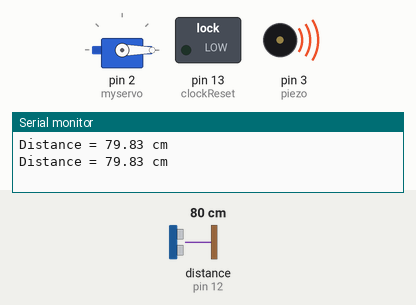
This sketch was run on a simulated Arduino Uno, built with avr-gcc and run on an emulated ATmega328P. Parts: servo, switched loads named in the sketch (green lamp = pin HIGH), buzzer (waves = sounding), the last lines printed to the serial monitor. Wiring (inferred from the names in the program): ultrasonic range finder: trigger pin 11; echo pin 12. Inputs (shaded band) come from the test bench; at power-on: distance to the obstacle (sensor on pin 12) 80 cm. The echo pulse lasts 58.3 µs per cm; pins used as bus, display or sensor lines are not drawn.

Above: at 1.8 s.
1.9 s: distance to the obstacle (sensor on pin 12) set to 65 cm
5.4 s: distance to the obstacle (sensor on pin 12) set to 58 cm
At 5.7 s:
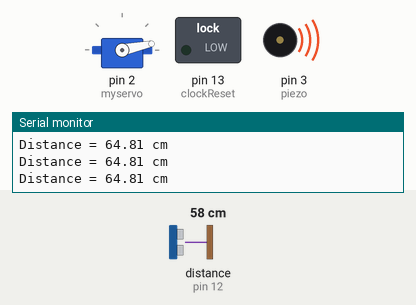
8.3 s: distance to the obstacle (sensor on pin 12) set to 120 cm
At 11.75 s:
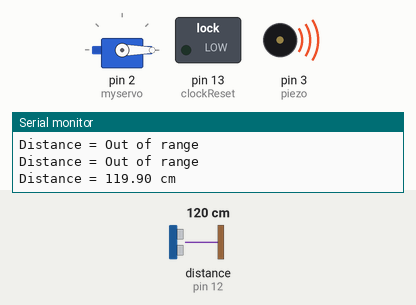
Timing chart, 0 to 17.8 s (numbered marks = the images above; inputs shaded):
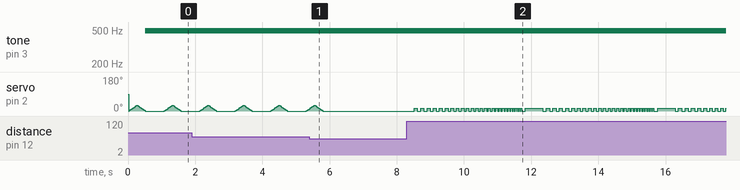

Measured:
- the behaviour switches between 61 and 60 cm on distance to the obstacle (sensor on pin 12) (found by bisection; images 0 and 1)
- after the input at 5.4 s, servo on pin 2 (myservo): goes on until 5.8 s, then stays 0°
- after the input at 8.3 s, servo on pin 2 (myservo): 0° → 15° after 0.22 s, then moves between 0° and 15°, repeating every 3.9 s

The sketch:

code.ino
```cpp
#include <NewPing.h>//  HC-SR04-NewPing.ino
int trigPin = 11;
int echoPin = 12;
int piezo = 3;
int clockpin1 = 9;
int clockpin2 = 8;
int clockReset = 13;
long duration, cm, inches;
#define TRIGGER_PIN  11
#define ECHO_PIN     12
#define MAX_DISTANCE 400
NewPing sonar(TRIGGER_PIN, ECHO_PIN, MAX_DISTANCE);
float distance;
int s4counter=0;
#include <Servo.h>
Servo myservo;
int servpos = 0;
int s2counter = 0;
int pval1 = 2;// the val sent to pwm piezo
int pval2 = 1;//how many points the piezo shifts by

void setup() {
  Serial.begin (9600);
  myservo.attach(2);
  pinMode(trigPin, OUTPUT);
  pinMode(echoPin, INPUT);
  pinMode(clockpin1, OUTPUT);
  pinMode(clockpin2, OUTPUT);
  pinMode(clockReset, OUTPUT);
  pinMode(piezo, OUTPUT);
}

void loop(){
    delay(10);
    digitalWrite(trigPin,HIGH);
    delayMicroseconds(10);
    digitalWrite(trigPin,LOW);
    duration = pulseIn(echoPin,HIGH,20000);
    if((duration==0)||(distance=155.91)){
                    pinMode(echoPin,OUTPUT);
                    digitalWrite(echoPin,LOW);
                    delayMicroseconds(200);
                    pinMode(echoPin,INPUT);
    }
    distance = (duration/2) / 29.1;
//  distance = sonar.ping_cm();
  Serial.print("Distance = ");
  if (distance >= 130 || distance <= 60) {
    Serial.println("Out of range");

  }
  else {
    Serial.print(distance);
    Serial.println(" cm");
    if(distance<=85){
                        for (servpos = 0; servpos <= 30; servpos += 1) {
                            myservo.write(servpos);
                            digitalWrite(clockpin1,HIGH);
                            digitalWrite(clockpin2,HIGH);
                            delay(8);

                        }

                        for (servpos = 30; servpos >= 0; servpos -= 1) {
                            myservo.write(servpos);
                            digitalWrite(clockpin1, LOW);
                            digitalWrite(clockpin2, LOW);
                            delay(8);
                        }
analogWrite(piezo,150);
delay(40);
analogWrite(piezo,0);
    }else if(distance<=95){
                  for(int i = 100; i>=50; i=i-26){
                      s2counter=s2counter+1;
                          if(s2counter>=5){
                            for (servpos = 0; servpos <= 20; servpos += 1) {
                              myservo.write(servpos);
                              delay(20);
                             }
                            for (servpos = 20; servpos >= 0; servpos -= 1) {
                              myservo.write(servpos);
                              delay(20);
                             }
                          }
                      digitalWrite(clockpin1,HIGH);
                      digitalWrite(clockpin2,HIGH);
                         delay(i);
                      digitalWrite(clockpin1, LOW);
                      digitalWrite(clockpin2, LOW);
                         delay(i);
                  }for(int i = 100; i>=10; i=i-12){
                        s4counter=s4counter-i;
                      digitalWrite(clockpin1,HIGH);
                      digitalWrite(clockpin2,HIGH);
                      analogWrite(piezo,10);
                         delay(17);
                      analogWrite(piezo,0);
                      digitalWrite(clockpin1, LOW);
                      digitalWrite(clockpin2, LOW);
                         delay(17);
                  }

    }else if(distance<=110){
                  for(int i = 100; i>=10; i=i-7){
                     digitalWrite(clockpin1,HIGH);
                     digitalWrite(clockpin2,HIGH);
                          delay(i);
                     digitalWrite(clockpin1, LOW);
                     digitalWrite(clockpin2, LOW);
                          delay(i);
                  }

    }else if(distance<=129){
                  for(int i = 100; i>=10; i=i-3){
                    analogWrite(piezo,pval1);
                    pval1=pval1+pval2;
                    if(pval1<=0||pval1>=5){
                      pval2=-pval2;
                    }
                        myservo.write(0);
                     digitalWrite(clockpin1,HIGH);
                     digitalWrite(clockpin2,HIGH);
                        delay(i);
                        myservo.write(15);
                     digitalWrite(clockpin1, LOW);
                     digitalWrite(clockpin2, LOW);
                        delay(i);
                 }
           analogWrite(piezo,0);
                    pinMode(echoPin,OUTPUT);
                    digitalWrite(echoPin,LOW);
                    delayMicroseconds(200);
                    pinMode(echoPin,INPUT);
    }
  }//end scenes
  delay(500);
}//end void loop
```
